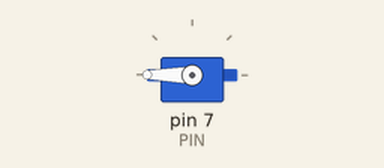
Recording of a sketch running on a simulated Arduino Uno, built with avr-gcc and run on an emulated ATmega328P. Parts: servo. What the sketch prints to the serial monitor is not drawn.

Above: at 0.05 s.
Timing chart, 0 to 4.6 s (numbered marks = the images above):
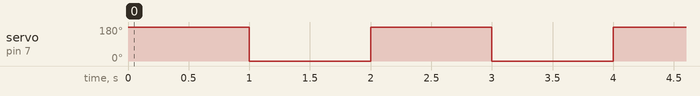

The sketch:

test10ServoMoter.ino
```cpp
#include <Servo.h>
#define PIN 7
Servo servo;
void setup() {
  Serial.begin(9600);
  Serial.println("setup()...");

  servo.attach(PIN);
}
void loop() {
  Serial.println("loop()...");
  servo.write(180);
  delay(1000);
  servo.write(0);
  delay(1000);
}
```

Measured:
- by itself, servo on pin 7 (PIN): alternates 180° for 1.0 s and 0° for 1.0 s
